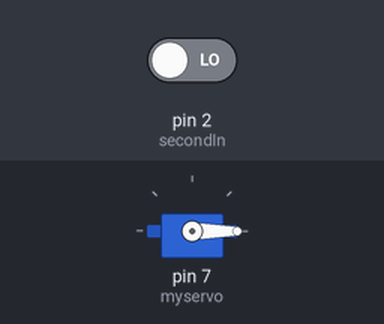
Recording of a sketch running on a simulated Arduino Uno, built with avr-gcc and run on an emulated ATmega328P. Parts: servo. The inputs (shaded band) are chosen by the test bench; at power-on: pin 2 (secondIn) LOW. What the sketch prints to the serial monitor is not drawn.

Above: at 2.2 s.
2.3 s: pin 2 (secondIn) driven HIGH
At 2.6 s:
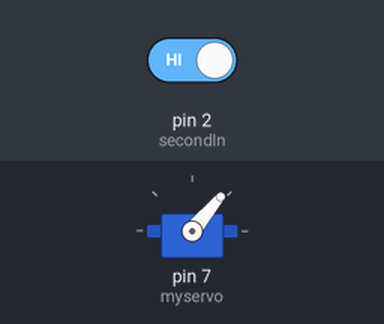
3.8 s: pin 2 (secondIn) driven LOW
At 5.2 s:
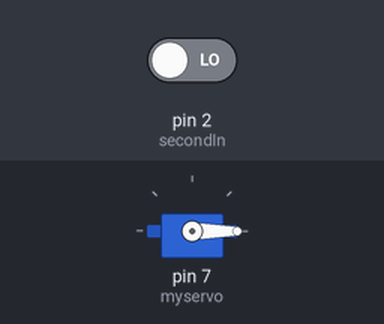
Timing chart, 0 to 6.8 s (numbered marks = the images above; inputs shaded):
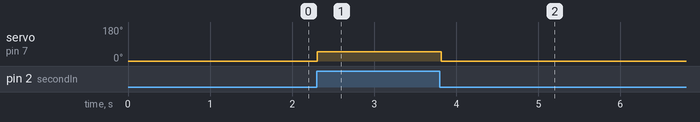

The sketch:

test_1sec.ino
```cpp
#include <Servo.h>

Servo myservo;  // create servo object to control a servo
// twelve servo objects can be created on most boards

int pos = 0;    // variable to store the servo position
int val = 0;
int state = 0;
int secondIn = 2;
int secondTurn = 0;

void setup() {
  myservo.attach(7);  // attaches the servo on pin 9 to the servo object
  pinMode(secondIn, INPUT);
  myservo.write(0);
  delay(1000);
  Serial.begin(9600);
}

void loop() {
  secondTurn = digitalRead(secondIn);
  Serial.println(secondTurn);
  myservo.write(0);
  if (secondTurn == 1){
    myservo.write(50);
    Serial.println("TURNED");
  }
}
```

Measured:
- after the input at 2.3 s, servo on pin 7 (myservo): 0° → 50° at once
- after the input at 3.8 s, servo on pin 7 (myservo): 50° → 0° at once
